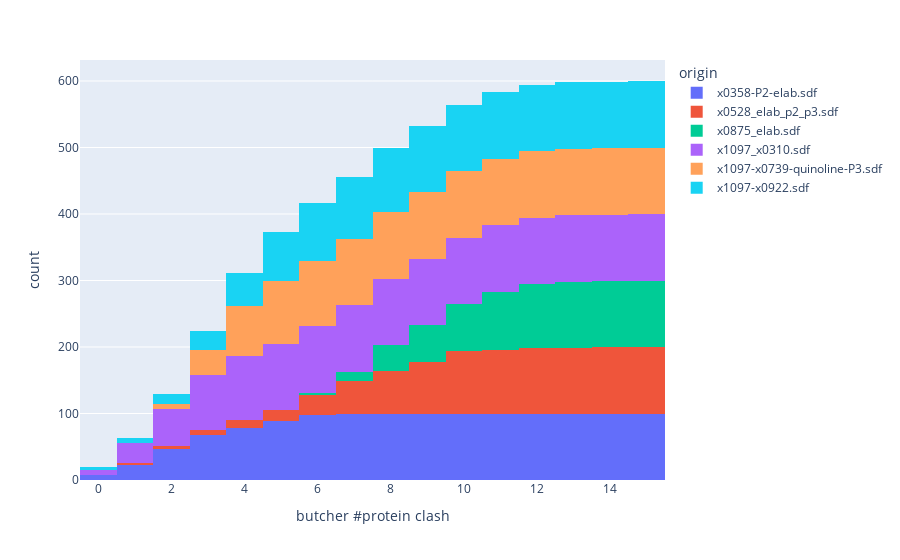

Write notebook code for a chart like this one.
### Code cell
px.histogram(all_fg, x='butcher #protein clash', color='origin', cumulative=True)

### Figure 1 — Plotly figure (JSON) as saved in the notebook; plotly's stock layout.template omitted (floating-point values rounded to 4 significant figures)
{"data": [{"alignmentgroup": "True", "bingroup": "x", "cumulative": {"enabled": true}, "hovertemplate": "origin=x0358-P2-elab.sdf<br>butcher #protein clash=%{x}<br>count=%{y}<extra></extra>", "legendgroup": "x0358-P2-elab.sdf", "marker": {"color": "#636efa", "pattern": {"shape": ""}}, "name": "x0358-P2-elab.sdf", "offsetgroup": "x0358-P2-elab.sdf", "orientation": "v", "showlegend": true, "type": "histogram", "x": [5, 3, 3, 0, 6, 3, 3, 4, 4, 4, 4, 5, 1, 2, 2, 1, 2, 3, 3, 3, 2, 3, 4, 2, 4, 6, 5, 2, 5, 3, 1, 3, 0, 2, 2, 7, 2, 4, 1, 2, 3, 1, 4, 5, 2, 2, 0, 7, 1, 2, 5, 4, 2, 3, 0, 0, 2, 6, 0, 3, 3, 1, 1, 3, 6, 4, 2, 6, 2, 3, 3, 1, 6, 2, 4, 1, 2, 2, 5, 1, 5, 6, 3, 1, 2, 2, 0, 6, 2, 6, 1, 1, 5, 5, 3, 2, 3, 1, 5, 0], "xaxis": "x", "yaxis": "y"}, {"alignmentgroup": "True", "bingroup": "x", "cumulative": {"enabled": true}, "hovertemplate": "origin=x0528_elab_p2_p3.sdf<br>butcher #protein clash=%{x}<br>count=%{y}<extra></extra>", "legendgroup": "x0528_elab_p2_p3.sdf", "marker": {"color": "#EF553B", "pattern": {"shape": ""}}, "name": "x0528_elab_p2_p3.sdf", "offsetgroup": "x0528_elab_p2_p3.sdf", "orientation": "v", "showlegend": true, "type": "histogram", "x": [9, 8, 5, 12, 7, 14, 8, 7, 13, 8, 8, 4, 9, 6, 7, 8, 1, 7, 10, 10, 6, 8, 10, 7, 10, 6, 2, 6, 8, 8, 7, 9, 10, 10, 9, 1, 9, 8, 7, 11, 10, 7, 7, 7, 9, 10, 7, 10, 11, 10, 3, 5, 5, 9, 6, 8, 4, 10, 6, 9, 10, 8, 4, 7, 5, 7, 6, 9, 8, 8, 6, 8, 3, 6, 10, 10, 10, 6, 6, 6, 6, 3, 7, 8, 9, 10, 1, 7, 7, 7, 4, 9, 7, 12, 7, 9, 3, 9, 9, 5], "xaxis": "x", "yaxis": "y"}, {"alignmentgroup": "True", "bingroup": "x", "cumulative": {"enabled": true}, "hovertemplate": "origin=x0875_elab.sdf<br>butcher #protein clash=%{x}<br>count=%{y}<extra></extra>", "legendgroup": "x0875_elab.sdf", "marker": {"color": "#00cc96", "pattern": {"shape": ""}}, "name": "x0875_elab.sdf", "offsetgroup": "x0875_elab.sdf", "orientation": "v", "showlegend": true, "type": "histogram", "x": [8, 11, 8, 9, 11, 11, 7, 11, 10, 9, 11, 11, 7, 8, 11, 8, 12, 9, 12, 6, 9, 8, 10, 8, 11, 11, 10, 10, 9, 11, 8, 9, 12, 12, 9, 6, 7, 8, 9, 7, 8, 9, 7, 10, 8, 8, 9, 7, 10, 11, 8, 10, 7, 7, 8, 9, 8, 8, 11, 10, 12, 10, 9, 12, 8, 8, 9, 13, 8, 15, 11, 7, 8, 7, 8, 11, 8, 11, 8, 8, 8, 8, 10, 12, 9, 11, 11, 9, 10, 10, 10, 13, 12, 6, 13, 9, 12, 10, 7, 10], "xaxis": "x", "yaxis": "y"}, {"alignmentgroup": "True", "bingroup": "x", "cumulative": {"enabled": true}, "hovertemplate": "origin=x1097_x0310.sdf<br>butcher #protein clash=%{x}<br>count=%{y}<extra></extra>", "legendgroup": "x1097_x0310.sdf", "marker": {"color": "#ab63fa", "pattern": {"shape": ""}}, "name": "x1097_x0310.sdf", "offsetgroup": "x1097_x0310.sdf", "orientation": "v", "showlegend": true, "type": "histogram", "x": [1, 2, 2, 2, 2, 3, 0, 3, 1, 0, 4, 3, 1, 2, 3, 1, 1, 1, 2, 3, 0, 1, 4, 3, 2, 3, 0, 2, 3, 3, 3, 2, 4, 4, 2, 1, 3, 4, 3, 3, 1, 4, 1, 3, 0, 5, 1, 5, 4, 2, 1, 2, 3, 3, 4, 3, 2, 4, 2, 3, 3, 1, 2, 1, 3, 1, 1, 6, 3, 1, 3, 2, 2, 1, 2, 0, 2, 2, 5, 1, 3, 2, 4, 3, 4, 3, 4, 3, 1, 2, 0, 2, 2, 2, 1, 4, 2, 1, 2, 3], "xaxis": "x", "yaxis": "y"}, {"alignmentgroup": "True", "bingroup": "x", "cumulative": {"enabled": true}, "hovertemplate": "origin=x1097-x0739-quinoline-P3.sdf<br>butcher #protein clash=%{x}<br>count=%{y}<extra></extra>", "legendgroup": "x1097-x0739-quinoline-P3.sdf", "marker": {"color": "#FFA15A", "pattern": {"shape": ""}}, "name": "x1097-x0739-quinoline-P3.sdf", "offsetgroup": "x1097-x0739-quinoline-P3.sdf", "orientation": "v", "showlegend": true, "type": "histogram", "x": [3, 4, 4, 4, 3, 4, 3, 5, 3, 3, 2, 4, 5, 5, 5, 7, 5, 7, 6, 3, 2, 3, 4, 5, 4, 4, 2, 5, 4, 2, 4, 3, 4, 4, 4, 3, 5, 3, 5, 4, 5, 3, 3, 3, 6, 3, 4, 5, 4, 2, 2, 3, 4, 3, 4, 5, 3, 3, 3, 4, 3, 4, 3, 3, 4, 4, 2, 5, 3, 5, 6, 4, 6, 5, 3, 3, 4, 4, 4, 4, 4, 3, 2, 3, 3, 4, 5, 4, 4, 4, 5, 3, 4, 4, 5, 4, 3, 5, 4, 4], "xaxis": "x", "yaxis": "y"}, {"alignmentgroup": "True", "bingroup": "x", "cumulative": {"enabled": true}, "hovertemplate": "origin=x1097-x0922.sdf<br>butcher #protein clash=%{x}<br>count=%{y}<extra></extra>", "legendgroup": "x1097-x0922.sdf", "marker": {"color": "#19d3f3", "pattern": {"shape": ""}}, "name": "x1097-x0922.sdf", "offsetgroup": "x1097-x0922.sdf", "orientation": "v", "showlegend": true, "type": "histogram", "x": [6, 5, 4, 7, 6, 7, 8, 5, 6, 6, 4, 6, 3, 6, 5, 5, 4, 5, 8, 6, 3, 1, 5, 3, 5, 5, 8, 2, 9, 4, 5, 4, 3, 4, 4, 3, 3, 4, 5, 6, 7, 6, 7, 2, 4, 3, 4, 5, 5, 5, 2, 1, 6, 0, 0, 7, 9, 1, 6, 5, 1, 5, 5, 3, 3, 4, 4, 5, 9, 4, 2, 0, 3, 4, 5, 10, 4, 4, 4, 0, 7, 5, 2, 4, 6, 2, 5, 3, 4, 4, 5, 6, 5, 3, 3, 5, 3, 5, 4, 4], "xaxis": "x", "yaxis": "y"}], "layout": {"autosize": true, "barmode": "relative", "legend": {"title": {"text": "origin"}, "tracegroupgap": 0}, "margin": {"t": 60}, "xaxis": {"anchor": "y", "autorange": true, "domain": [0, 1], "range": [-0.5, 15.5], "title": {"text": "butcher #protein clash"}, "type": "linear"}, "yaxis": {"anchor": "x", "autorange": true, "domain": [0, 1], "range": [0, 631.6], "title": {"text": "count"}}}}
